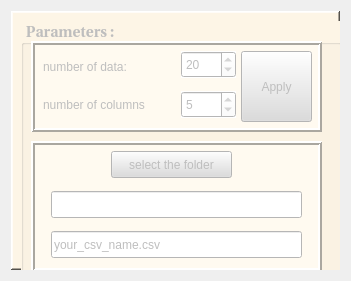
     <widget class="QWidget" name="verticalLayoutWidget_6">
      <property name="geometry">
       <rect>
        <x>270</x>
        <y>100</y>
        <width>351</width>
        <height>281</height>
       </rect>
      </property>
      <layout class="QVBoxLayout" name="verticalLayout_4">
       <item>
        <widget class="QFrame" name="frame_para">
         <property name="enabled">
          <bool>true</bool>
         </property>
         <property name="styleSheet">
          <string notr="true">background-color: rgb(253, 245, 230);
</string>
         </property>
         <property name="frameShape">
          <enum>QFrame::WinPanel</enum>
         </property>
         <property name="frameShadow">
          <enum>QFrame::Raised</enum>
         </property>
         <widget class="QGroupBox" name="groupBox_new">
          <property name="enabled">
           <bool>false</bool>
          </property>
          <property name="geometry">
           <rect>
            <x>10</x>
            <y>10</y>
            <width>321</width>
            <height>261</height>
           </rect>
          </property>
          <property name="font">
           <font>
            <family>Utopia</family>
            <pointsize>11</pointsize>
            <weight>75</weight>
            <bold>true</bold>
           </font>
          </property>
          <property name="autoFillBackground">
           <bool>false</bool>
          </property>
          <property name="styleSheet">
           <string notr="true"/>
          </property>
          <property name="title">
           <string> Parameters :</string>
          </property>
          <widget class="QFrame" name="frame_app_2">
           <property name="geometry">
            <rect>
             <x>10</x>
             <y>20</y>
             <width>291</width>
             <height>91</height>
            </rect>
           </property>
           <property name="autoFillBackground">
            <bool>false</bool>
           </property>
           <property name="styleSheet">
            <string notr="true">background-color:rgb(255, 250, 240)</string>
           </property>
           <property name="frameShape">
            <enum>QFrame::Box</enum>
           </property>
           <property name="frameShadow">
            <enum>QFrame::Raised</enum>
           </property>
           <property name="lineWidth">
            <number>2</number>
           </property>
           <property name="midLineWidth">
            <number>0</number>
           </property>
           <widget class="QLineEdit" name="lineEdit_data">
            <property name="geometry">
             <rect>
              <x>10</x>
              <y>10</y>
              <width>113</width>
              <height>31</height>
             </rect>
            </property>
            <property name="text">
             <string>number of data:</string>
            </property>
            <property name="frame">
             <bool>false</bool>
            </property>
           </widget>
           <widget class="QLineEdit" name="lineEdit_col">
            <property name="geometry">
             <rect>
              <x>10</x>
              <y>50</y>
              <width>131</width>
              <height>27</height>
             </rect>
            </property>
            <property name="text">
             <string>number of columns</string>
            </property>
            <property name="frame">
             <bool>false</bool>
            </property>
           </widget>
           <widget class="QSpinBox" name="spinBox_data">
            <property name="geometry">
             <rect>
              <x>150</x>
              <y>10</y>
              <width>55</width>
              <height>27</height>
             </rect>
            </property>
            <property name="autoFillBackground">
             <bool>true</bool>
            </property>
            <property name="styleSheet">
             <string notr="true">background-color: rgb(255, 255, 255);</string>
            </property>
            <property name="minimum">
             <number>2</number>
            </property>
            <property name="maximum">
             <number>1000</number>
            </property>
            <property name="value">
             <number>20</number>
            </property>
           </widget>
           <widget class="QSpinBox" name="spinBox_col">
            <property name="geometry">
             <rect>
              <x>150</x>
              <y>50</y>
              <width>55</width>
              <height>27</height>
             </rect>
            </property>
            <property name="autoFillBackground">
             <bool>true</bool>
            </property>
            <property name="styleSheet">
             <string notr="true">background-color: rgb(255, 255, 255);</string>
            </property>
            <property name="minimum">
             <number>4</number>
            </property>
            <property name="maximum">
             <number>100</number>
            </property>
            <property name="value">
             <number>5</number>
            </property>
           </widget>
           <widget class="QPushButton" name="pushButton_para">
            <property name="geometry">
             <rect>
              <x>210</x>
              <y>10</y>
              <width>71</width>
              <height>71</height>
             </rect>
            </property>
            <property name="autoFillBackground">
             <bool>false</bool>
            </property>
            <property name="styleSheet">
             <string notr="true">background-color: rgb(220, 220, 220);</string>
            </property>
            <property name="text">
             <string>Apply</string>
            </property>
           </widget>
          </widget>
          <widget class="QFrame" name="frame_col2_3">
           <property name="enabled">
            <bool>false</bool>
           </property>
           <property name="geometry">
            <rect>
             <x>10</x>
             <y>120</y>
             <width>291</width>
             <height>131</height>
            </rect>
           </property>
           <property name="styleSheet">
            <string notr="true">background-color:rgb(255, 250, 240)</string>
           </property>
           <property name="frameShape">
            <enum>QFrame::Box</enum>
           </property>
           <property name="frameShadow">
            <enum>QFrame::Raised</enum>
           </property>
           <property name="lineWidth">
            <number>2</number>
           </property>
           <widget class="QPushButton" name="pushButton_folder">
            <property name="enabled">
             <bool>false</bool>
            </property>
            <property name="geometry">
             <rect>
              <x>80</x>
              <y>10</y>
              <width>121</width>
              <height>27</height>
             </rect>
            </property>
            <property name="autoFillBackground">
             <bool>false</bool>
            </property>
            <property name="styleSheet">
             <string notr="true">background-color: rgb(220, 220, 220);</string>
            </property>
            <property name="text">
             <string>select the folder</string>
            </property>
           </widget>
           <widget class="QLineEdit" name="lineEdit_path_new">
            <property name="enabled">
             <bool>false</bool>
            </property>
            <property name="geometry">
             <rect>
              <x>20</x>
              <y>50</y>
              <width>251</width>
              <height>27</height>
             </rect>
            </property>
            <property name="styleSheet">
             <string notr="true">background-color: rgb(255, 255, 255);</string>
            </property>
            <property name="text">
             <string/>
            </property>
           </widget>
           <widget class="QLineEdit" name="lineEdit_namecsv">
            <property name="enabled">
             <bool>false</bool>
            </property>
            <property name="geometry">
             <rect>
              <x>20</x>
              <y>90</y>
              <width>251</width>
              <height>27</height>
             </rect>
            </property>
            <property name="styleSheet">
             <string notr="true">background-color: rgb(255, 255, 255);</string>
            </property>
            <property name="text">
             <string>your_csv_name.csv</string>
            </property>
           </widget>
          </widget>
         </widget>
        </widget>
       </item>
      </layout>
     </widget>
